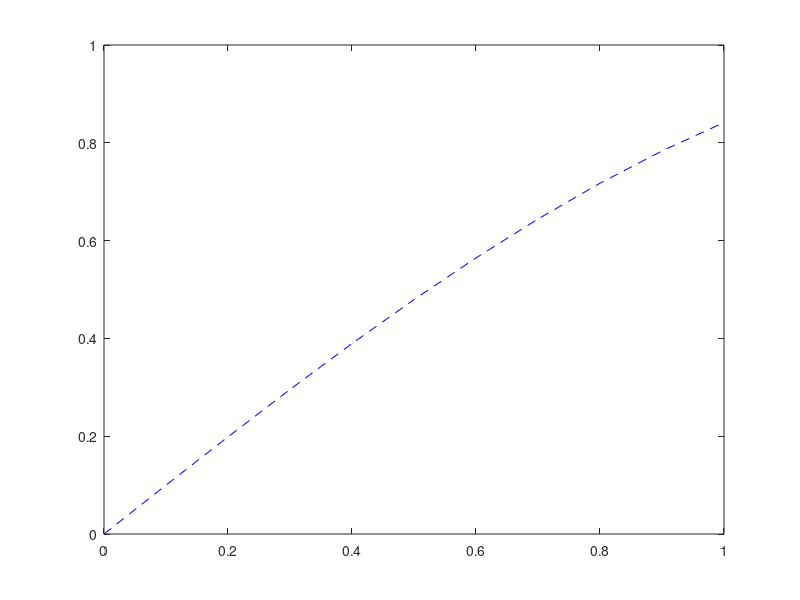

This figure's MATLAB source:
%% Introduction to Matlab
% Matlab=Matrix Laboratory 
%
% Matlab has many resources available online. For example:
%
% https://www.mathworks.com/help/matlab/getting-started-with-matlab.html
%%
%%% Evaluating mathematical expressions:
%
%%
% $$ 4\cos(1.3)-\pi= $$
4*cos(1.3)-pi
%%
% $$ \log{(1000 + 2^{2\pi})}= $$
log(1000 + 2^(2* pi))
%%
% $$ e^{i \pi} = $$
exp(1i * pi)
%%
%%% Symbols in Matlab
%
% You can assign a symbol a value in matlab using the equal sign.
%
x=real(exp(1i * pi));
acos(x)
%%
%%% Vectors in Matlab
%
% Matlab allows one to create row and column vectors. 
%
% $$ v_1= \left[
% \begin{array}{ c }
% 1\\
% 2\\
% 1
% \end{array} \right]
% $$
v1=[1;2;1];
%%
% $$ v_2= \left[
% \begin{array}{ c c c }
% 1 & 2 & 1
% \end{array} \right]
% $$
v2=[1 2 1];
%%
%
% Vectors have a shape that can be found using the size command. 
%
size(v1)
size(v2)
length(v1)
%%
%
% Typical vector operations exist in matlab:
%
v1'
%%
v1'+v2
%%
2*v2
%%
v2*v1
%%
dot(v1,v2)
%%
%%% Elementwise operations
%
% You can also perform operations elementwise by inserting a . before the
% operator.
%
v2.*v2
%%
v1.*v1
%%
v1.^2
%%
sin(v1)
%%
%
% It is useful to be able to to create equally spaced vectors:
%
y1=linspace(0,1,11)'
%%
y2=(0:1/10:1)'
%%
y3=1:3
%%
y4=1:2:6
%%
%%% Indexing
%
% Indexing into a vector is done with parentheses as if evaluating a
% function. For example 'v1(1)' is the first entry of the vector v1. To
% select the first and third entries you could use 'v1([1 3])'.
%
v1(1)
v1([1 3])
v1(1:3)
%%
%%% For loops
for i=1:1:3
    v1(i)
end
%%
%%% Simple plotting
plot(y1,sin(y1),'b--')
%%
%%% Two dimensional arrays in Matlab

A=[1 2 3;4 5 6;7 8 9];

%This produces the array:
%%
%
% $$ \left[
% \begin{array}{ c c c }
% 1 & 2 & 3\\
% 4 & 5 & 6\\
% 7 & 8 & 9
% \end{array} \right]
% $$
%%
size(A)
%%
%%% Slicing an array
%
% You can index into a two dimensional array as with a one dimensional
% array, however you must provide two indecies. Note that using only ':' as
% an index means select a complete row or column of the matrix.
A(1,1)
%%
A(2,1)
%%
A(1,:)
%%
A(:,1)
%%
A(:,1:2)
%%
%%% Matrix operations
%
% Matlab was designed for matrix algebra so matrix operations are very
% simple to implement. They work by default.
%
B=[1 1;2 1];
x=[1;2];
B*x
%%
B*B
%%
%%% Matrix vector multiplcation
%
% We will soon discuss the fact that matrix  vector multiplcation can be
% thought of as taking a linear combination of the columns of your matrix
% with coefficients given by the vector entries. We demonstrate this fact
% below.
%
[m,n]=size(B)
%%
y=zeros(m,1);
for i=1:1:n
    y=y+x(i)*B(:,i);
end
%%
B*x
%%
y
%%
%%% Rank of a matrix and its inverse
%
% It is easy to check if a matrix is rank deficient in matlab.
%
rank(B)
%%
%
% If a matrix has full rank we can compute its inverse.
%
inv(B)
%%
inv(B)*B
%%
%%% Solving a linear system.
%
% Solving the linear system $$ y=B x $$ is typically done using the '\'
% operator in matlab. You could attempt to directly evaluate $$ x=B^{-1} y
% $$, however this will produce worse results for some matrices.
%
B\y
%%
inv(B)*y
%%
x